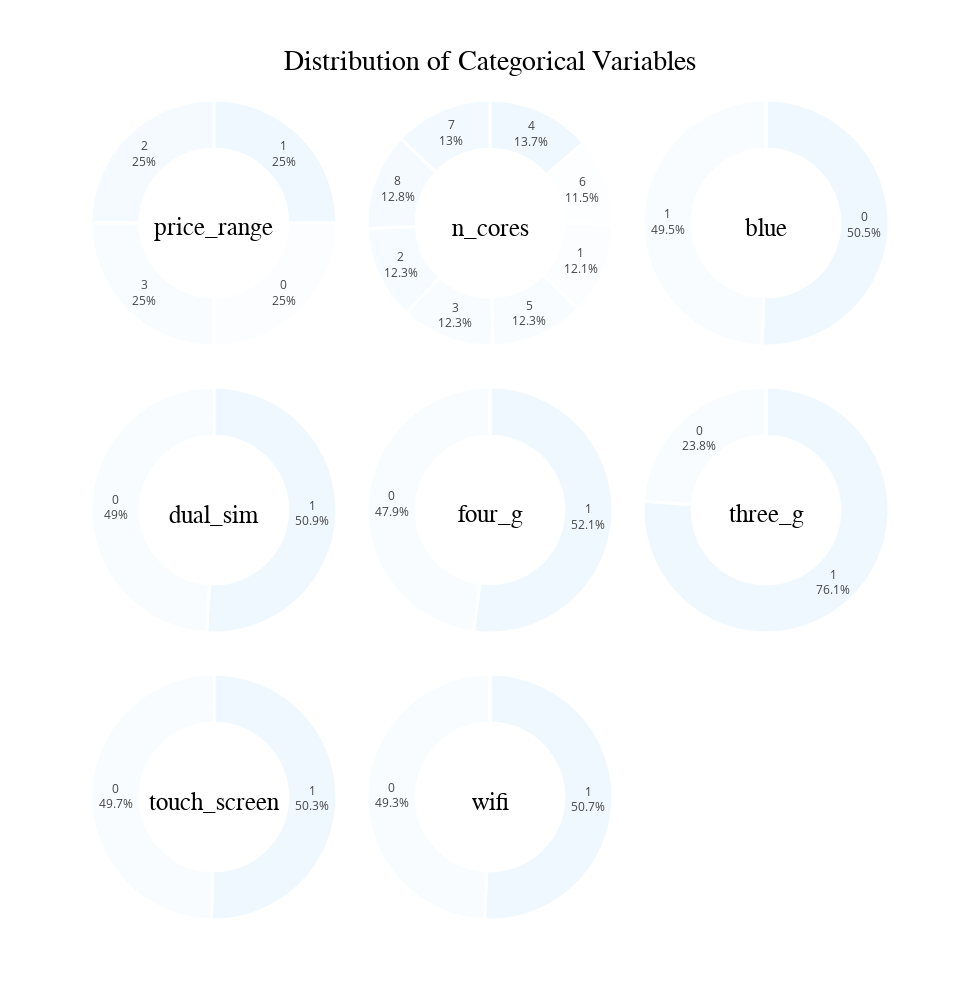

Write notebook code for a chart like this one.
### Markdown cell above
## Step 4.1 | Categorical Variables Univariate Analysis

### Code cell
# Create the subplots
fig = make_subplots(rows=3, cols=3, specs=[[{'type':'domain'}]*3]*3, vertical_spacing=0.05, horizontal_spacing=0.01)

# Loop through all the features and add the pie chart to the subplot
for i, feature in enumerate(df_categorical.columns):
    value_counts = df_categorical[feature].value_counts()
    labels = value_counts.index.tolist()
    values = value_counts.values.tolist()

    # Define color map based on orangered color
    cmap = colors.LinearSegmentedColormap.from_list("aliceblue", ["aliceblue", "white"])
    norm = colors.Normalize(vmin=0, vmax=len(labels))
    color_list = [colors.rgb2hex(cmap(norm(i))) for i in range(len(labels))]

    # Create the pie chart
    pie_chart = go.Pie(
        labels=labels,
        values=values,
        hole=0.6,
        marker=dict(colors=color_list, line=dict(color='white', width=3)),
        textposition='inside',
        textinfo='percent+label',
        title=feature,  # Add title with the feature name
        title_font=dict(size=25, color='black', family='Calibri')
    )

    # Add the pie chart to the subplot
    if i < 8:
        row = i // 3 + 1
        col = i % 3 + 1
        fig.add_trace(pie_chart, row=row, col=col)

# Update the layout
fig.update_layout(showlegend=False, height=1000, width=980, 
                   title={
                          'text':"Distribution of Categorical Variables",
                          'y':0.95,
                          'x':0.5,
                          'xanchor':'center',
                          'yanchor':'top',
                          'font': {'size':28, 'color':'black', 'family':'Calibri'}
                         })

# Show the plot
fig.show()

### Figure 1 — Plotly figure (JSON) as saved in the notebook; plotly's stock layout.template omitted (floating-point values rounded to 4 significant figures)
{"data": [{"domain": {"x": [0, 0.3267], "y": [0.7, 1]}, "hole": 0.6, "labels": ["1", "2", "3", "0"], "marker": {"colors": ["#f0f8ff", "#f4faff", "#f8fcff", "#fbfdff"], "line": {"color": "white", "width": 3}}, "textinfo": "percent+label", "textposition": "inside", "title": {"font": {"color": "black", "family": "Calibri", "size": 25}, "text": "price_range"}, "type": "pie", "values": [500, 500, 500, 500]}, {"domain": {"x": [0.3367, 0.6633], "y": [0.7, 1]}, "hole": 0.6, "labels": ["4", "7", "8", "2", "3", "5", "1", "6"], "marker": {"colors": ["#f0f8ff", "#f2f9ff", "#f4faff", "#f6fbff", "#f8fcff", "#f9fcff", "#fbfdff", "#fdfeff"], "line": {"color": "white", "width": 3}}, "textinfo": "percent+label", "textposition": "inside", "title": {"font": {"color": "black", "family": "Calibri", "size": 25}, "text": "n_cores"}, "type": "pie", "values": [274, 259, 256, 247, 246, 246, 242, 230]}, {"domain": {"x": [0.6733, 1], "y": [0.7, 1]}, "hole": 0.6, "labels": ["0", "1"], "marker": {"colors": ["#f0f8ff", "#f8fcff"], "line": {"color": "white", "width": 3}}, "textinfo": "percent+label", "textposition": "inside", "title": {"font": {"color": "black", "family": "Calibri", "size": 25}, "text": "blue"}, "type": "pie", "values": [1010, 990]}, {"domain": {"x": [0, 0.3267], "y": [0.35, 0.65]}, "hole": 0.6, "labels": ["1", "0"], "marker": {"colors": ["#f0f8ff", "#f8fcff"], "line": {"color": "white", "width": 3}}, "textinfo": "percent+label", "textposition": "inside", "title": {"font": {"color": "black", "family": "Calibri", "size": 25}, "text": "dual_sim"}, "type": "pie", "values": [1019, 981]}, {"domain": {"x": [0.3367, 0.6633], "y": [0.35, 0.65]}, "hole": 0.6, "labels": ["1", "0"], "marker": {"colors": ["#f0f8ff", "#f8fcff"], "line": {"color": "white", "width": 3}}, "textinfo": "percent+label", "textposition": "inside", "title": {"font": {"color": "black", "family": "Calibri", "size": 25}, "text": "four_g"}, "type": "pie", "values": [1043, 957]}, {"domain": {"x": [0.6733, 1], "y": [0.35, 0.65]}, "hole": 0.6, "labels": ["1", "0"], "marker": {"colors": ["#f0f8ff", "#f8fcff"], "line": {"color": "white", "width": 3}}, "textinfo": "percent+label", "textposition": "inside", "title": {"font": {"color": "black", "family": "Calibri", "size": 25}, "text": "three_g"}, "type": "pie", "values": [1523, 477]}, {"domain": {"x": [0, 0.3267], "y": [0, 0.3]}, "hole": 0.6, "labels": ["1", "0"], "marker": {"colors": ["#f0f8ff", "#f8fcff"], "line": {"color": "white", "width": 3}}, "textinfo": "percent+label", "textposition": "inside", "title": {"font": {"color": "black", "family": "Calibri", "size": 25}, "text": "touch_screen"}, "type": "pie", "values": [1006, 994]}, {"domain": {"x": [0.3367, 0.6633], "y": [0, 0.3]}, "hole": 0.6, "labels": ["1", "0"], "marker": {"colors": ["#f0f8ff", "#f8fcff"], "line": {"color": "white", "width": 3}}, "textinfo": "percent+label", "textposition": "inside", "title": {"font": {"color": "black", "family": "Calibri", "size": 25}, "text": "wifi"}, "type": "pie", "values": [1014, 986]}], "layout": {"height": 1000, "showlegend": false, "title": {"font": {"color": "black", "family": "Calibri", "size": 28}, "text": "Distribution of Categorical Variables", "x": 0.5, "xanchor": "center", "y": 0.95, "yanchor": "top"}, "width": 980}}
